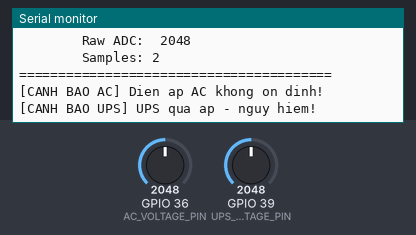
This sketch was run on a simulated ESP32. Parts: the last lines printed to the serial monitor. The test bench sets the inputs (shaded band); at power-on: GPIO 39 (UPS_VOLTAGE_PIN) = 2048, GPIO 36 (AC_VOLTAGE_PIN) = 2048.

Above: at 2.7 s.
2.8 s: GPIO 39 (UPS_VOLTAGE_PIN) set to 1607
4.3 s: GPIO 39 (UPS_VOLTAGE_PIN) set to 1495
At 5.3 s:
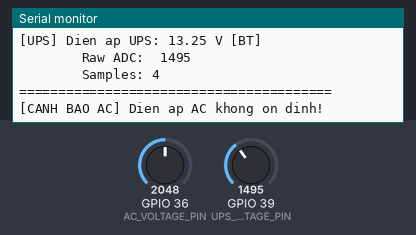
7.0 s: GPIO 39 (UPS_VOLTAGE_PIN) set to 1277
At 8.3 s:
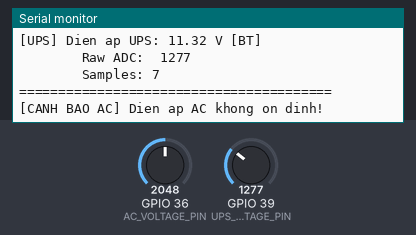
8.5 s: GPIO 39 (UPS_VOLTAGE_PIN) set to 1211
At 9.3 s:
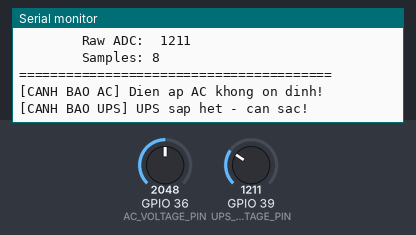
Timing chart, 0 to 11.5 s (numbered marks = the images above; inputs shaded):
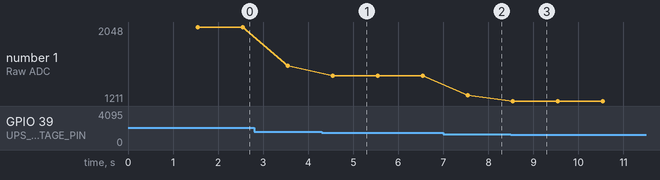

The sketch:

test_08_09_voltage_divider.ino
```cpp
// ============================================================
// TEST 08 & 09: VOLTAGE DIVIDER - DIEN AP AC & UPS
// ============================================================
// Test 08: Dien ap AC (220V) qua Voltage Divider
// Chan GPIO: IO36 (INPUT ONLY - ADC1)
// Dac diem: R1=100k, R2=10k => chia 11 lan
//
// Test 09: Dien ap UPS (12V) qua Voltage Divider
// Chan GPIO: IO39 (INPUT ONLY - ADC1)
// Dac diem: R1=100k, R2=10k => chia 11 lan
//
// CANH BAO NGUY HIEM: Lam viec voi dien ap cao!
// Su dung bien tro hoac dieu chinh he so chia de hieu chinh
// ============================================================

#include <Arduino.h>
#include "config.h"

const int AC_VOLTAGE_ADC_PIN = AC_VOLTAGE_PIN;
const int UPS_VOLTAGE_ADC_PIN = UPS_VOLTAGE_PIN;

const float AC_DIVIDER_RATIO = (AC_R1 + AC_R2) / AC_R2;
const float UPS_DIVIDER_RATIO = (UPS_R1 + UPS_R2) / UPS_R2;

float acCalibration = AC_CALIBRATION;
float upsCalibration = UPS_CALIBRATION;

unsigned long lastReadTime = 0;
int acSampleCount = 0;
int upsSampleCount = 0;

void voltageSetup() {
    Serial.println("=== TEST 08 & 09: Voltage Divider (Dien Ap) ===");
    Serial.println();
    Serial.println("========== DIEN AP AC ==========");
    Serial.print("ADC Pin:    IO"); Serial.println(AC_VOLTAGE_ADC_PIN);
    Serial.print("R1:         "); Serial.print(AC_R1 / 1000.0, 0); Serial.println(" kOhm");
    Serial.print("R2:         "); Serial.print(AC_R2 / 1000.0, 0); Serial.println(" kOhm");
    Serial.print("Divider:    1:"); Serial.println(AC_DIVIDER_RATIO, 2);
    Serial.print("Calibration:"); Serial.println(AC_CALIBRATION, 3);
    Serial.println();
    Serial.println("========== DIEN AP UPS ==========");
    Serial.print("ADC Pin:    IO"); Serial.println(UPS_VOLTAGE_ADC_PIN);
    Serial.print("R1:         "); Serial.print(UPS_R1 / 1000.0, 0); Serial.println(" kOhm");
    Serial.print("R2:         "); Serial.print(UPS_R2 / 1000.0, 0); Serial.println(" kOhm");
    Serial.print("Divider:    1:"); Serial.println(UPS_DIVIDER_RATIO, 2);
    Serial.print("Calibration:"); Serial.println(UPS_CALIBRATION, 3);
    Serial.println();

    pinMode(AC_VOLTAGE_ADC_PIN, INPUT);
    pinMode(UPS_VOLTAGE_ADC_PIN, INPUT);

    analogSetAttenuation(ADC_11db);
    analogSetWidth(12);

    Serial.println(">>> CANH BAO: Dien ap cao - can than khi su dung! <<<");
    Serial.println(">>> Su dung mach cach ly / bien tro de do an toan hon <<<");
    Serial.println();

    delay(1000);

    Serial.println("[OK] Voltage Divider khoi tao xong!");
    Serial.println();
}

float readACVoltage() {
    int raw = analogRead(AC_VOLTAGE_ADC_PIN);
    float vADC = raw * (3.3 / 4095.0);
    float vInput = vADC * AC_DIVIDER_RATIO;
    float vRMS = vInput / sqrt(2.0);
    return vRMS * acCalibration;
}

float readUPSVoltage() {
    int raw = analogRead(UPS_VOLTAGE_ADC_PIN);
    float vADC = raw * (3.3 / 4095.0);
    float vInput = vADC * UPS_DIVIDER_RATIO;
    return vInput * upsCalibration;
}

void voltageLoop() {
    unsigned long now = millis();
    if (now - lastReadTime >= 1000) {
        lastReadTime = now;

        float acVoltage = readACVoltage();
        float upsVoltage = readUPSVoltage();

        acSampleCount++;
        upsSampleCount++;

        Serial.println("========================================");
        Serial.println("--- Voltage Measurements ---");
        Serial.println();

        // AC Voltage
        Serial.print("[AC] Dien ap AC: ");
        Serial.print(acVoltage, 1); Serial.print(" V");
        if (acVoltage > AC_VOLTAGE_MAX) {
            Serial.println(" [VUOT CAO!]");
        } else if (acVoltage < AC_VOLTAGE_MIN) {
            Serial.println(" [THAP!]");
        } else {
            Serial.println(" [BT]");
        }
        Serial.print("       Raw ADC:  "); Serial.println(analogRead(AC_VOLTAGE_ADC_PIN));
        Serial.print("       Samples: "); Serial.println(acSampleCount);

        // UPS Voltage
        Serial.println();
        Serial.print("[UPS] Dien ap UPS: ");
        Serial.print(upsVoltage, 2); Serial.print(" V");
        if (upsVoltage > UPS_VOLTAGE_MAX) {
            Serial.println(" [VUOT CAO!]");
        } else if (upsVoltage < UPS_VOLTAGE_MIN) {
            Serial.println(" [SAP HET!]");
        } else {
            Serial.println(" [BT]");
        }
        Serial.print("        Raw ADC:  "); Serial.println(analogRead(UPS_VOLTAGE_ADC_PIN));
        Serial.print("        Samples: "); Serial.println(upsSampleCount);

        Serial.println();
        Serial.println("========================================");

        // Alerts
        if (acVoltage > AC_VOLTAGE_MAX || acVoltage < AC_VOLTAGE_MIN) {
            Serial.println("[CANH BAO AC] Dien ap AC khong on dinh!");
        }
        if (upsVoltage < UPS_VOLTAGE_MIN) {
            Serial.println("[CANH BAO UPS] UPS sap het - can sac!");
        }
        if (upsVoltage > UPS_VOLTAGE_MAX) {
            Serial.println("[CANH BAO UPS] UPS qua ap - nguy hiem!");
        }

        Serial.println();
    }
}

void setup() {
    Serial.begin(SERIAL_BAUD);
    delay(500);
    voltageSetup();
}

void loop() {
    voltageLoop();
}
```

config.h
```cpp
// ============================================================
// CAU HINH CHUNG - TEST CAM BIEN ESP32 NodeMCU-32S
// ============================================================
// Chu y: Chi can thay doi cau hinh o day de phu hop voi board
// ============================================================

#ifndef CONFIG_H
#define CONFIG_H

// ========== WIFI ==========
#define WIFI_SSID "Hoang Quan"
#define WIFI_PASSWORD "hoangquan@@"

// ========== MQTT ==========
#define MQTT_SERVER "192.168.1.100"
#define MQTT_PORT 1883
#define MQTT_USER "mqtt_user"
#define MQTT_PASSWORD "mqtt_password"
#define MQTT_CLIENT_ID "ESP32_Sensor_Test"
#define MQTT_TOPIC "test/sensor"

// ========== SERIAL DEBUG ==========
#define SERIAL_BAUD 115200

// ========== GPIO PINS ==========
// --- DHT11 (Nhiet do / Do am) ---
#define DHT_PIN 32
#define DHT_TYPE DHT11

// --- PMS5003 (Bu PM2.5) ---
#define PMS_TX_PIN 17
#define PMS_RX_PIN 16

// --- MQ-2 (Khoi / Gas) ---
#define MQ2_PIN 33
#define MQ2_ANA_PIN 33
#define MQ2_D0_PIN 4
#define RL_VALUE 5.0
#define RO_CLEAN_AIR_FACTOR 9.83

// --- Leak Sensor (Ro nuoc) ---
#define LEAK_PIN 34
#define LEAK_LED_PIN 2

// --- ACS712 (Ro dien 30A) ---
#define ACS712_PIN 35
#define ACS712_SENSITIVITY 0.066  // 30A model: 66mV/A
#define ACS712_VCC 3.3

// --- HC-SR501 (Chuyen dong) ---
#define PIR_PIN 26
#define PIR_LED_PIN 25

// --- Reed Switch (Cua mo) ---
#define REED_PIN 27
#define REED_LED_PIN 33

// --- Voltage Divider AC ---
#define AC_VOLTAGE_PIN 36
#define AC_R1 100000.0
#define AC_R2 10000.0
#define AC_CALIBRATION 1.0

// --- Voltage Divider UPS ---
#define UPS_VOLTAGE_PIN 39
#define UPS_R1 100000.0
#define UPS_R2 10000.0
#define UPS_CALIBRATION 1.0

// ========== ADC SETTINGS ==========
#define ADC_ATTEN ADC_ATTEN_DB_11    // 0-3.3V
#define ADC_WIDTH ADC_WIDTH_BIT_12   // 12-bit

// ========== NGƯỠNG CẢNH BÁO ==========
#define TEMP_MAX 45.0
#define TEMP_MIN 10.0
#define HUMIDITY_MAX 95.0
#define HUMIDITY_MIN 20.0
#define PM25_MAX 35.0
#define GAS_THRESHOLD 300
#define AC_VOLTAGE_MIN 200.0
#define AC_VOLTAGE_MAX 250.0
#define UPS_VOLTAGE_MIN 11.0
#define UPS_VOLTAGE_MAX 13.8

// ========== TIMING ==========
#define DHT_READ_INTERVAL 2000       // ms
#define PMS_READ_INTERVAL 1000       // ms
#define MQ2_READ_INTERVAL 500        // ms

#endif
```

Measured:
- the behaviour switches between 1557 and 1556 on GPIO 39 (UPS_VOLTAGE_PIN) (found by bisection; images 0 and 1)
- the behaviour switches between 1241 and 1240 on GPIO 39 (UPS_VOLTAGE_PIN) (found by bisection; images 2 and 3)
- after the input at 4.3 s, the serial monitor: prints a new line after 0.24 s (image 1)
- after the input at 7.0 s, the serial monitor: prints a new line after 0.54 s (image 2)
- after the input at 8.5 s, the serial monitor: prints a new line at once (image 3)
- plotted number 1: 2048 → 1607 after the input at 2.8 s, 1607 → 1495 after the input at 4.3 s, 1495 → 1277 after the input at 7.0 s, 1277 → 1211 after the input at 8.5 s
